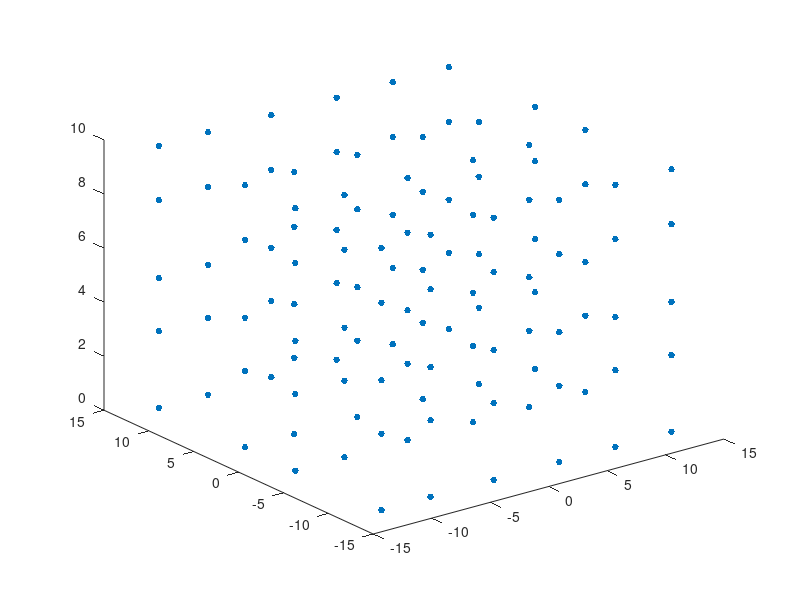

This chart was generated by the following MATLAB code:
function[] = generate_world_coordinates_rp()
%generate real world coordinates for Lego(R) objects
%z coordinates from camera 1-5
h0 = [0.17 3.0 4.97 7.85 9.87]; 
Nh = length(h0);
%x,y coordinates camera 1-5

x0 = [0 4.2  9.6  15.2  20 24.8  0 4.2  9.6  15.2  20 24.8 0 4.2  9.6  15.2  20 24.8 0 4.2  9.6  15.2  20 24.8]; x0 = x0-mean(x0); Nx0 = length(x0); 
y0 = [0 0  0   0   0  0   9.6 9.6 9.6  9.6  9.6 9.6 15.2 15.2 15.2  15.2  15.2 15.2 24.8 24.8 24.8  24.8  24.8 24.8]; y0 = y0-mean(y0); Ny0 = length(y0);
%y0 = [7 13 20 26 7 13 20 26]; y0 = y0-mean(y0); Ny0 = length(y0); 
%x0 = [13 13 13 13 20 20 20 20]; x0 = x0-mean(x0); Nx0 = length(x0);

Np = Nx0*Nh;
%generate all points
X = [];
for h = 1:Nh
    for n = 1:Nx0
        X = [X [x0(n); y0(n); h0(h); 1]];
    end
end

%fig
figure; plot3(X(1,:),X(2,:),X(3,:),'.','MarkerSize',15);
%xlim([-10 10]); ylim([-10 10]); zlim([-1 15]); 
%save
save('world_coordinates_rp','X');